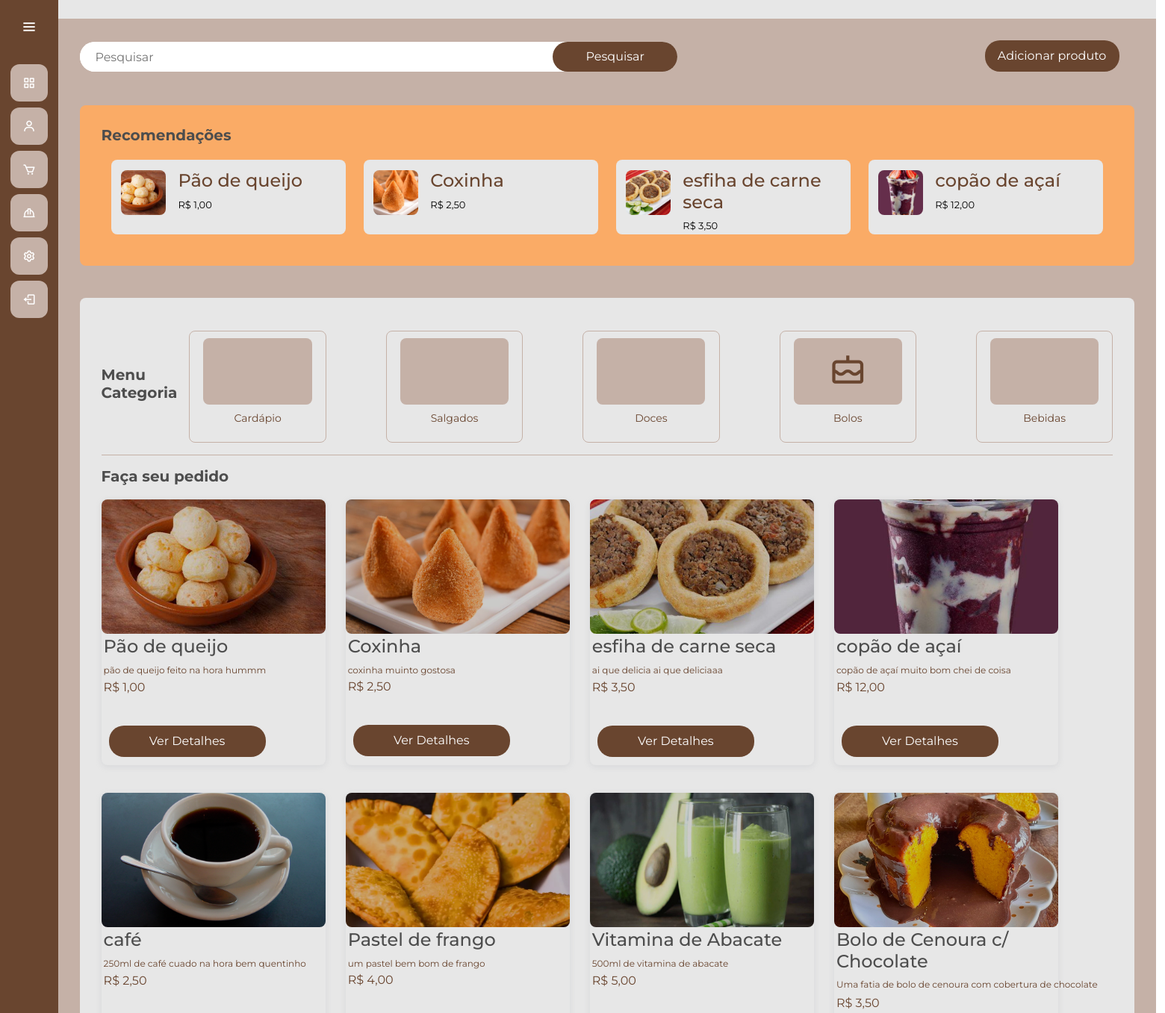
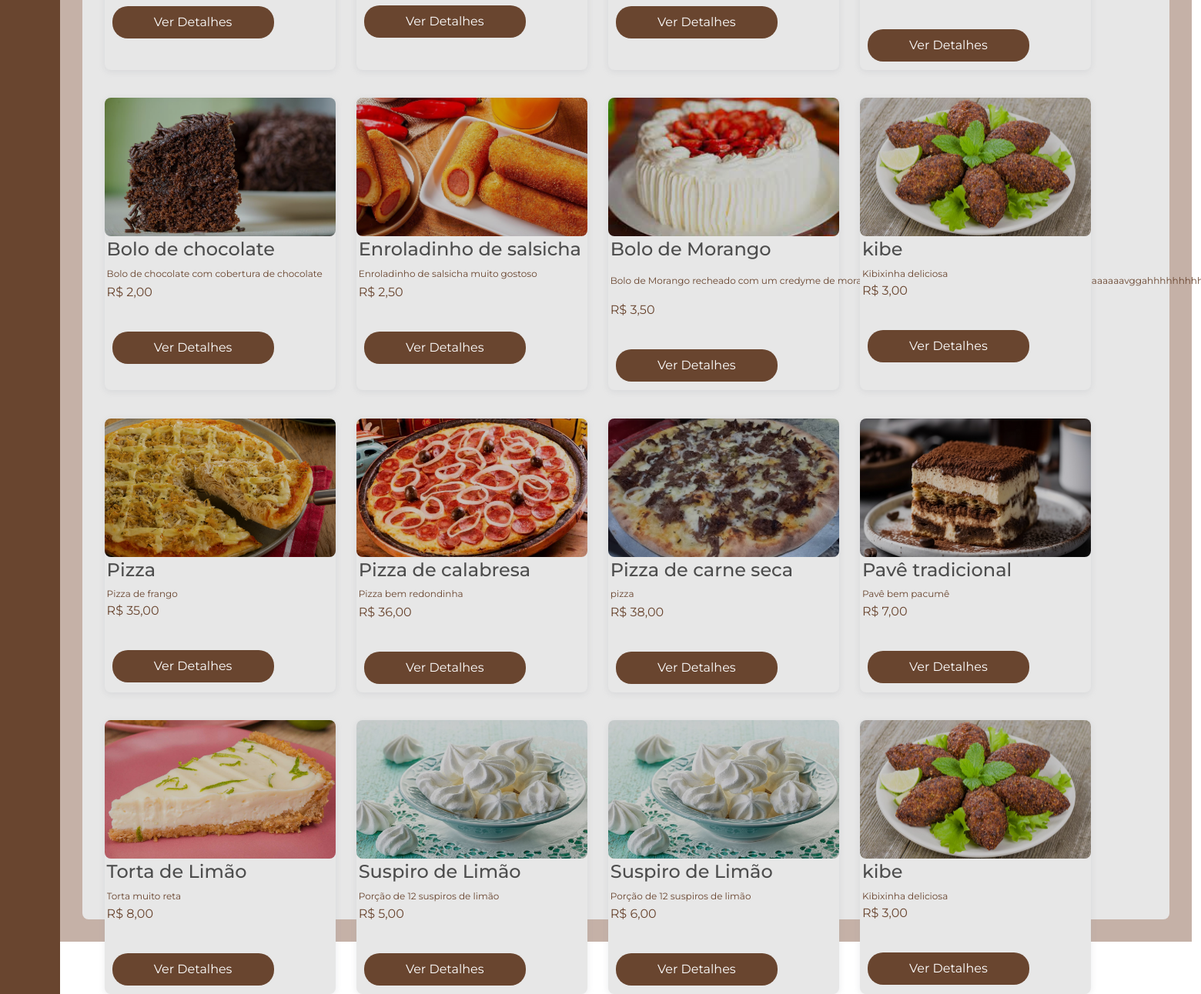
The app's page /gerenciamento/ with its own data (2 pictures, top to bottom).
### gerenciamento/models.py (models this page shows, shortened)
class Produto(models.Model):
    CATEGORIA_CHOICES = [
        ('doce', 'Doce'),
        ('salgado', 'Salgado'),
        ('bebida', 'Bebida'),
        ('bolo', 'Bolo')
    ]
    id_produto = models.AutoField(primary_key=True)
    nome_produto = models.CharField(max_length=255)
    descricao = models.CharField(max_length=255)
    preco = models.FloatField()
    ingredientes = models.ManyToManyField(Ingrediente, through='ProdutoIngrediente')
    categoria = models.CharField(max_length=15, choices=CATEGORIA_CHOICES, default='salgado')
    imagem = models.ImageField(upload_to='media/', null=True, blank=True)
    @property
    def imageURL(self):
        try:
            url = self.imagem.url
        except:
            url = ''
        return url

### gerenciamento/views.py (the view)
# urls.py: path('', views.principalGerente, name='gerenciamento'),
def principalGerente(request):
    produtos_list = Produto.objects.all()
    return render(request, 'principalGerente.html', {'produtos': produtos_list})

### gerenciamento/templates/principalGerente.html (shortened to what this page needs)
{% extends "gerente.html" %}
{% load static %}
{% block 'head' %}
    <link rel="stylesheet" href="{% static 'usuarios/css/principal-oficial.css' %}">
    <link rel="stylesheet" href="{% static 'gerenciamento/css/gerenciamento-oficial.css' %}">
    <link href='https://unpkg.com/boxicons@2.1.4/css/boxicons.min.css' rel='stylesheet'>
{% endblock %}
{% block 'dashboard' %}
<body>
    <div class="main">
        <div class="main-navbar">
            <div class="search">
                <form id="pesquisa-produto" method="GET" action="{% url 'pesquisaProdutoGerente' %}">
                    <input type="text" placeholder="Pesquisar" name="Pesquisar" value="{{termo_pesquisa}}">
                    <button class="search-btn">Pesquisar</button>
                </form>
            </div>
            <div class="add-produto" name="addProduto">
                <a href="{% url 'addProduto' %}">
                    <button class="add-btn">Adicionar produto</button>
                </a>
            </div>
        </div>
        <div class="main-highlight">
            <div class="main-header">
                <h2 class="main-title">Recomendações</h2>
            </div>
            <div class="highlight-wrapper">
                {% for produto in produtos|slice:":4" %}
                    <a class="highlight-card" href="{% url 'produtoGerente' produto.id_produto %}">
                        <img class="highlight-img" src="{{ produto.imagem.url }}" alt="{{ produto.nome_produto }}">
                        <div class="highlight-desc">
                            <h4>{{ produto.nome_produto }}</h4>
                            <p>R$ {{ produto.preco|floatformat:2 }}</p>
                        </div>
                    </a>
                {% endfor %}
            </div>
        </div>
        <div class="main-menus">
            <div class="main-filter">
                <div>
                    <h2 class="main-title">Menu<br>Categoria</h2>
                </div>
                <div class="filter-wrapper">
                    <div class="filter-card category-filter" data-category="cardapio">
                        <div class="filter-icon">
                        </div>
                        <p>Cardápio</p>
                    </div>
                    <div class="filter-card category-filter" data-category="salgado">
                        <div class="filter-icon">
                        </div>
                        <p>Salgados</p>
                    </div>
                    <div class="filter-card category-filter" data-category="doce">
                        <div class="filter-icon">
                        </div>
                        <p>Doces</p>
                    </div>
                    <div class="filter-card category-filter" data-category="bolo">
                        <div class="filter-icon">
                            <i class='bx bx-cake'></i>
                        </div>
                        <p>Bolos</p>
                    </div>
                    <div class="filter-card category-filter" data-category="bebida">
                        <div class="filter-icon">
                        </div>
                        <p>Bebidas</p>
                    </div>
                </div>
            </div>
            <hr class="divider">
            <div class="main-detail">
                <h2 class="main-title">Faça seu pedido</h2>
                <div class="detail-wrapper">
                    {% for produto in produtos %}
                    <div class="detail-card produto-card {{ produto.categoria }}">
                        <a class="detail-icon" href="{% url 'produtoGerente' produto.id_produto %}">
                            <img class="detail-img" src="{{ produto.imageURL }}" alt="{{ produto.nome_produto }}">
                        </a>
                        <div class="detail-desc">
                            <div class="detail-name">
                                <h4>{{produto.nome_produto}}</h4>
                                <p class="detail-sub">{{produto.descricao}}</p>
                                <p class="price">R$ {{produto.preco|floatformat:2}}</p>
                            </div>
                        </div>
                        <div class="row">
                            <a class="detail-icon" href="{% url 'produtoGerente' produto.id_produto %}">
                                <button type="button" data-produto="{{produto.id_produto}}" class="btn botao-add-carrinho">Ver Detalhes</button>
                            </a>
                        </div>
                    </div>
                    {% endfor %}
                </div>
            </div>
        </div>
    </div>
</body>
{% endblock %}

### templates/static/general/css/base.css (style rules this page uses)
* { margin: 0; padding: 0; box-sizing: border-box; font-family: "Montserrat" , sans-serif; }
body { background-color: hsl(0, 0%, 98%); }
h1,h2,h3,h4,h5,h6 { color:hsl(0, 0%, 30%); }
.btn { border-radius: 0; }
.row { display: flex; flex-direction: row; justify-content: space-between; margin-top: 20px; }

### templates/static/general/css/general.css (style rules this page uses)
:root { --main-color: #c5b1a7; --dark-color: #69452F; --light-color: #E7E7E7; --contrast-color: #faab66; --differential-color: #4b280b; --red-color: #9E7047; }

### templates/static/gerenciamento/css/gerenciamento-oficial.css (style rules this page uses)
:root { --main-color: #c5b1a7; --dark-color: #69452F; --light-color: #E7E7E7; --contrast-color: #faab66; --differential-color: #4b280b; --red-color: #9E7047; }
.add-produto { margin-right: 20px; font-weight: 350; margin-bottom: 2px; }

### records on screen
Produto: imagem (picture), nome_produto "Pão de queijo", preco "1,00", imageURL (picture), descricao "pão de queijo feito na hora hummm"
Produto: imagem (picture), nome_produto "Coxinha", preco "2,50", imageURL (picture), descricao "coxinha muinto gostosa"
Produto: imagem (picture), nome_produto "esfiha de carne seca", preco "3,50", imageURL (picture), descricao "ai que delicia ai que deliciaaa"
Produto: imagem (picture), nome_produto "copão de açaí", preco "12,00", imageURL (picture), descricao "copão de açaí muito bom chei de coisa"
Produto: imageURL (picture), nome_produto "café", descricao "250ml de café cuado na hora bem quentinho", preco "2,50"
Produto: imageURL (picture), nome_produto "Pastel de frango", descricao "um pastel bem bom de frango", preco "4,00"
Produto: imageURL (picture), nome_produto "Vitamina de Abacate", descricao "500ml de vitamina de abacate", preco "5,00"
Produto: imageURL (picture), nome_produto "Bolo de Cenoura c/ Chocolate", descricao "Uma fatia de bolo de cenoura com cobertura de chocolate", preco "3,50"
Produto: imageURL (picture), nome_produto "Bolo de chocolate", descricao "Bolo de chocolate com cobertura de chocolate", preco "2,00"
Produto: imageURL (picture), nome_produto "Enroladinho de salsicha", descricao "Enroladinho de salsicha muito gostoso", preco "2,50"
Produto: imageURL (picture), nome_produto "Bolo de Morango", descricao "Bolo de Morango recheado com um credyme de morango…", preco "3,50"
Produto: imageURL (picture), nome_produto "kibe", descricao "Kibixinha deliciosa", preco "3,00"
Produto: imageURL (picture), nome_produto "Pizza", descricao "Pizza de frango", preco "35,00"
Produto: imageURL (picture), nome_produto "Pizza de calabresa", descricao "Pizza bem redondinha", preco "36,00"
Produto: imageURL (picture), nome_produto "Pizza de carne seca", descricao "pizza", preco "38,00"
Produto: imageURL (picture), nome_produto "Pavê tradicional", descricao "Pavê bem pacumê", preco "7,00"
Produto: imageURL (picture), nome_produto "Torta de Limão", descricao "Torta muito reta", preco "8,00"
Produto: imageURL (picture), nome_produto "Suspiro de Limão", descricao "Porção de 12 suspiros de limão", preco "5,00"
Produto: imageURL (picture), nome_produto "Suspiro de Limão", descricao "Porção de 12 suspiros de limão", preco "6,00"
Produto: imageURL (picture), nome_produto "kibe", descricao "Kibixinha deliciosa", preco "3,00"
